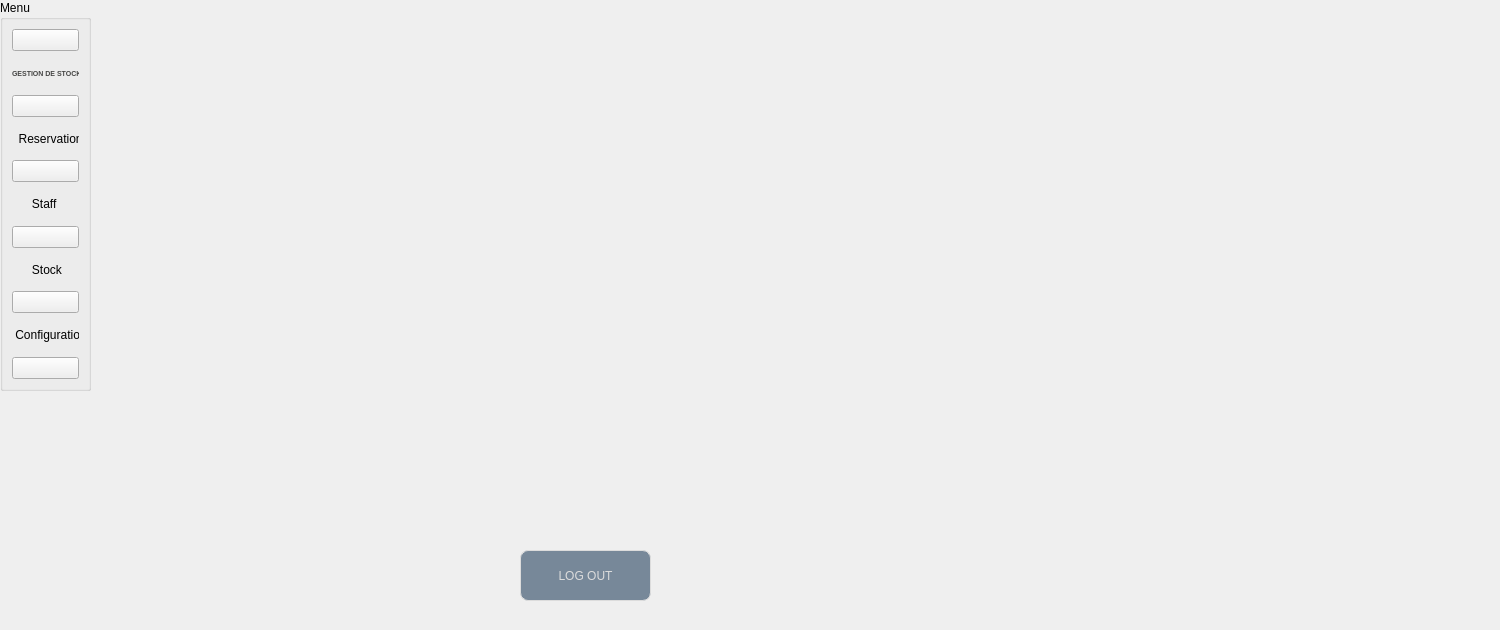
      <widget class="QWidget" name="gestionproduit">
       <widget class="QStackedWidget" name="stackedWidget_2">
        <property name="geometry">
         <rect>
          <x>440</x>
          <y>0</y>
          <width>1051</width>
          <height>621</height>
         </rect>
        </property>
        <property name="currentIndex">
         <number>1</number>
        </property>
        <widget class="QWidget" name="accueil_3"/>
        <widget class="QWidget" name="gestionproduit_3">
         <widget class="QStackedWidget" name="stackedWidget_3">
          <property name="geometry">
           <rect>
            <x>440</x>
            <y>0</y>
            <width>1051</width>
            <height>621</height>
           </rect>
          </property>
          <property name="currentIndex">
           <number>1</number>
          </property>
          <widget class="QWidget" name="accueil_4"/>
          <widget class="QWidget" name="gestionproduit_4"/>
         </widget>
         <widget class="QPushButton" name="pb_logout">
          <property name="geometry">
           <rect>
            <x>80</x>
            <y>550</y>
            <width>131</width>
            <height>51</height>
           </rect>
          </property>
          <property name="styleSheet">
           <string notr="true">QPushButton {
	font: 87 8pt &quot;Segoe UI Black&quot;;
color: #dcdcdc;
background:#778899;
border: none;
border: 1px solid #DCDCDC;
border-radius: 8px;

}
QPushButton:hover {
color:#fff;
font: 87 8pt &quot;Segoe UI Black&quot;;
background:#ADD8E6;
border: none;
}</string>
          </property>
          <property name="text">
           <string>LOG OUT</string>
          </property>
         </widget>
        </widget>
       </widget>
       <widget class="QGroupBox" name="groupBox_4">
        <property name="geometry">
         <rect>
          <x>0</x>
          <y>0</y>
          <width>91</width>
          <height>391</height>
         </rect>
        </property>
        <property name="title">
         <string>Menu</string>
        </property>
        <layout class="QVBoxLayout" name="verticalLayout_9">
         <item>
          <layout class="QVBoxLayout" name="verticalLayout_10">
           <property name="spacing">
            <number>2</number>
           </property>
           <item>
            <widget class="QPushButton" name="Iheb_3">
             <property name="styleSheet">
              <string notr="true">background-image: url(:/Files/stock.png);</string>
             </property>
             <property name="text">
              <string/>
             </property>
             <property name="icon">
              <iconset>
               <normaloff>:/colab/icolab.png</normaloff>:/colab/icolab.png</iconset>
             </property>
             <property name="iconSize">
              <size>
               <width>50</width>
               <height>30</height>
              </size>
             </property>
            </widget>
           </item>
           <item>
            <widget class="QLabel" name="label_43">
             <property name="styleSheet">
              <string notr="true">background-color: transparent;
	color: #454544;
	font-weight: bold;
	font-size: 7px;</string>
             </property>
             <property name="text">
              <string>GESTION DE STOCK</string>
             </property>
            </widget>
           </item>
           <item>
            <widget class="QPushButton" name="Barkia_3">
             <property name="text">
              <string/>
             </property>
             <property name="icon">
              <iconset>
               <normaloff>:/reservation/ireservation.png</normaloff>:/reservation/ireservation.png</iconset>
             </property>
             <property name="iconSize">
              <size>
               <width>50</width>
               <height>30</height>
              </size>
             </property>
            </widget>
           </item>
           <item>
            <widget class="QLabel" name="label_44">
             <property name="text">
              <string>  Reservation</string>
             </property>
            </widget>
           </item>
           <item>
            <widget class="QPushButton" name="Elaa_3">
             <property name="text">
              <string/>
             </property>
             <property name="icon">
              <iconset>
               <normaloff>:/staff/istaff.png</normaloff>:/staff/istaff.png</iconset>
             </property>
             <property name="iconSize">
              <size>
               <width>50</width>
               <height>30</height>
              </size>
             </property>
            </widget>
           </item>
           <item>
            <widget class="QLabel" name="label_45">
             <property name="text">
              <string>      Staff</string>
             </property>
            </widget>
           </item>
           <item>
            <widget class="QPushButton" name="Sara_3">
             <property name="text">
              <string/>
             </property>
             <property name="icon">
              <iconset>
               <normaloff>:/stock/istock.png</normaloff>:/stock/istock.png</iconset>
             </property>
             <property name="iconSize">
              <size>
               <width>50</width>
               <height>30</height>
              </size>
             </property>
            </widget>
           </item>
           <item>
            <widget class="QLabel" name="label_46">
             <property name="text">
              <string>      Stock</string>
             </property>
            </widget>
           </item>
           <item>
            <widget class="QPushButton" name="configuration_3">
             <property name="text">
              <string/>
             </property>
             <property name="icon">
              <iconset>
               <normaloff>:/configuration/iconfiguration.png</normaloff>:/configuration/iconfiguration.png</iconset>
             </property>
             <property name="iconSize">
              <size>
               <width>50</width>
               <height>30</height>
              </size>
             </property>
            </widget>
           </item>
           <item>
            <widget class="QLabel" name="label_47">
             <property name="text">
              <string> Configuration</string>
             </property>
            </widget>
           </item>
           <item>
            <widget class="QPushButton" name="logout_button_3">
             <property name="text">
              <string/>
             </property>
             <property name="icon">
              <iconset>
               <normaloff>:/log/ilog.png</normaloff>:/log/ilog.png</iconset>
             </property>
             <property name="iconSize">
              <size>
               <width>50</width>
               <height>30</height>
              </size>
             </property>
            </widget>
           </item>
          </layout>
         </item>
        </layout>
       </widget>
      </widget>
